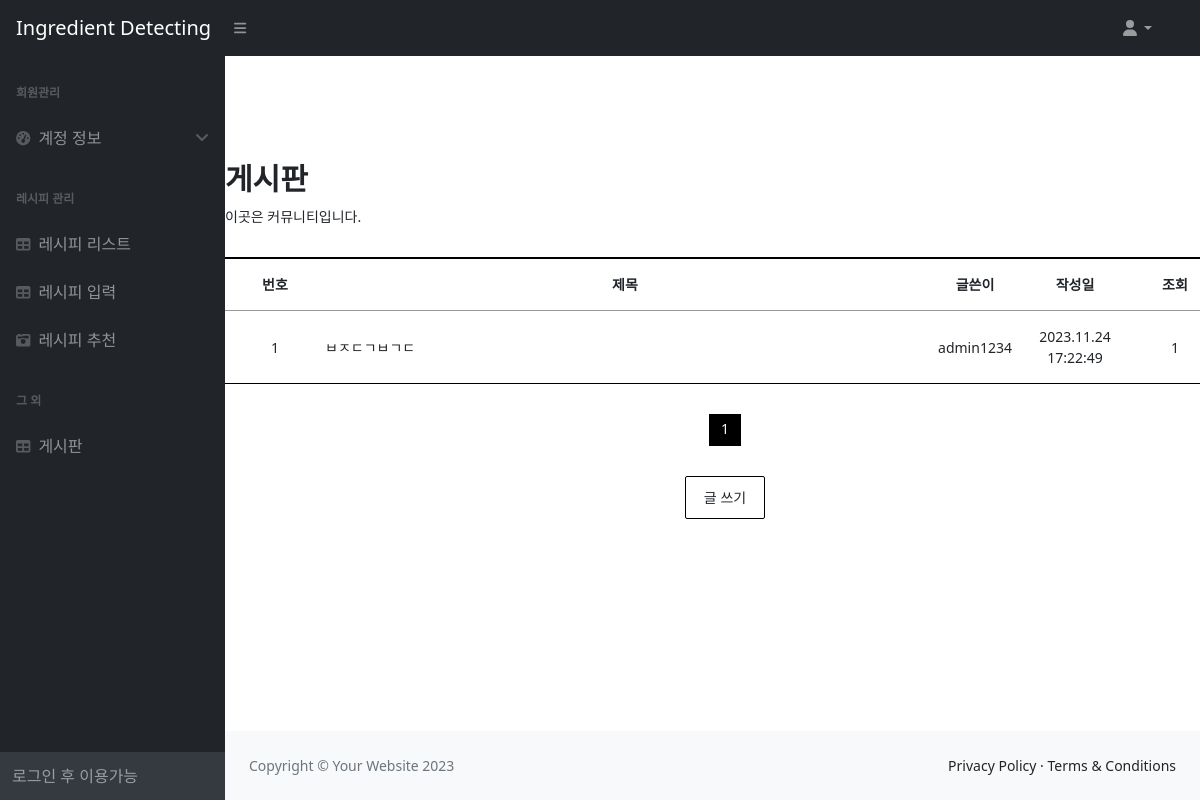
/services/posts/, run on the app's committed database.
### services/models.py (models this page shows, shortened)
class Post(models.Model):
    title = models.CharField(max_length=200)
    content = models.TextField()
    author = models.ForeignKey(User, on_delete=models.CASCADE)
    created_at = models.DateTimeField(auto_now_add=True)
    views = models.PositiveIntegerField(default=0)

### services/views.py (the view)
# urls.py: path('posts/', views.post_list, name='post_list'),
def post_list(request):
    all_posts = Post.objects.order_by('-created_at')
    paginator = Paginator(all_posts, 10)  # 페이지당 10개의 포스트를 보여줌
    page_number = request.GET.get('page')
    page_obj = paginator.get_page(page_number)
    for post in page_obj:
        post.views = post.views  # 조회수 필드 가져오기
        post.save()  # 변경사항 저장
    return render(request, 'services/post_list.html', {'page_obj': page_obj})

### services/templates/services/post_list.html (shortened to what this page needs)
{% extends 'base.html' %}
{% load static %}
{% block content %}
    <link href="{% static 'css/post_list_style.css' %}" rel="stylesheet"/>
    <div class="board_wrap">
        <div class="board_title">
            <strong>게시판</strong>
            <p>이곳은 커뮤니티입니다.</p>
        </div>
        <div class="board_list_wrap">
            <div class="board_list">
                <div class="top">
                    <div class="num">번호</div>
                    <div class="title">제목</div>
                    <div class="writer">글쓴이</div>
                    <div class="date">작성일</div>
                    <div class="count">조회</div>
                </div>
                {% for post in page_obj %}
                <div>
                    <div class="num">{{ post.id }}</div>
                    <div class="title">
                        <li><a href="{% url 'post_detail' post.pk %}">{{ post.title }}</a></li>
                    </div>
                    <div class="writer">{{ post.author.username }}</div>
                    <div class="date">
                        {{ post.created_at|date:"Y.m.d H:i:s" }}
                    </div>
                    <div class="count">{{ post.views }}</div>
                </div>
                {% endfor %}
            </div>
            <div class="board_page">
                {% for num in page_obj.paginator.page_range %}
                    {% if page_obj.number == num %}
                        <a href="?page={{ num }}" class="num on">{{ num }}</a>
                    {% else %}
                        <a href="?page={{ num }}" class="num">{{ num }}</a>
                    {% endif %}
                {% endfor %}
            </div>
            {% if not user.is_authenticated %}
                <div class="bt_wrap2">
                    <a href="#" id="post-create">글 쓰기</a>
                </div>
            {% else %}
                <div class="bt_wrap2">
                    <a href="{% url 'post_create' %}">글 쓰기</a>
                </div>
            {% endif %}
        </div>
    </div>
{% endblock %}

### static/css/post_list_style.css (style rules this page uses)
* { margin: 0; padding: 0; }
ul,li { list-style: none; }
a { text-decoration: none; color: inherit; }
.board_wrap { width: 1000px; margin: 100px auto; }
.board_title { margin-bottom: 30px; }
.board_title strong { font-size: 30px; }
.board_title p { margin-top: 5px; font-size: 14px; }
.bt_wrap2 { margin-top: 30px; text-align: center; font-size: 0px; }
.bt_wrap2 a { display: inline-block; min-width: 80px; margin-left: 10px; padding: 10px; border: 1px solid #000; border-radius: 2px; font-size: 14px; transition: background-color 0.3s ease, color 0.3s ease; }
.bt_wrap2 a:first-child { margin-left: 0; }
.board_list { width: 100%; border-top: 2px solid #000; }
.board_list > div { border-bottom: 1px solid #ddd; font-size: 0; }
.board_list > div.top { border-bottom: 1px solid #999; }
.board_list > div:last-child { border-bottom: 1px solid #000; }
.board_list > div > div { display: inline-block; padding: 15px 0; text-align: center; font-size: 14px; }
.board_list > div.top > div { font-weight: 600; }
.board_list .num { width: 10%; vertical-align: middle; }
.board_list .title { width: 60%; text-align: left; vertical-align: middle; }
.board_list .top .title { text-align: center; }
.board_list .writer { width: 10%; vertical-align: middle; }
.board_list .date { width: 10%; vertical-align: middle; }
.board_list .count { width: 10%; vertical-align: middle; }
.board_page { margin-top: 30px; text-align: center; font-size: 0; }
.board_page a { display: inline-block; width: 32px; height: 32px; box-sizing: border-box; vertical-align: middle; border: 1px solid #ddd; border-left: 0; line-height: 100%; }
.board_page a.num { padding-top: 6.5px; font-size: 14px; }
.board_page a.num.on { border-color: #000; background: #000; color: #fff; }
.board_page a:first-child { border-left: 1px solid #ddd; }

### data on the page
Post: id "1", title "ㅂㅈㄷㄱㅂㄱㄷ", author.username "admin1234", created_at "2023.11.24 17:22:49", views "1"

### other printed values
{{ num }} "1"
